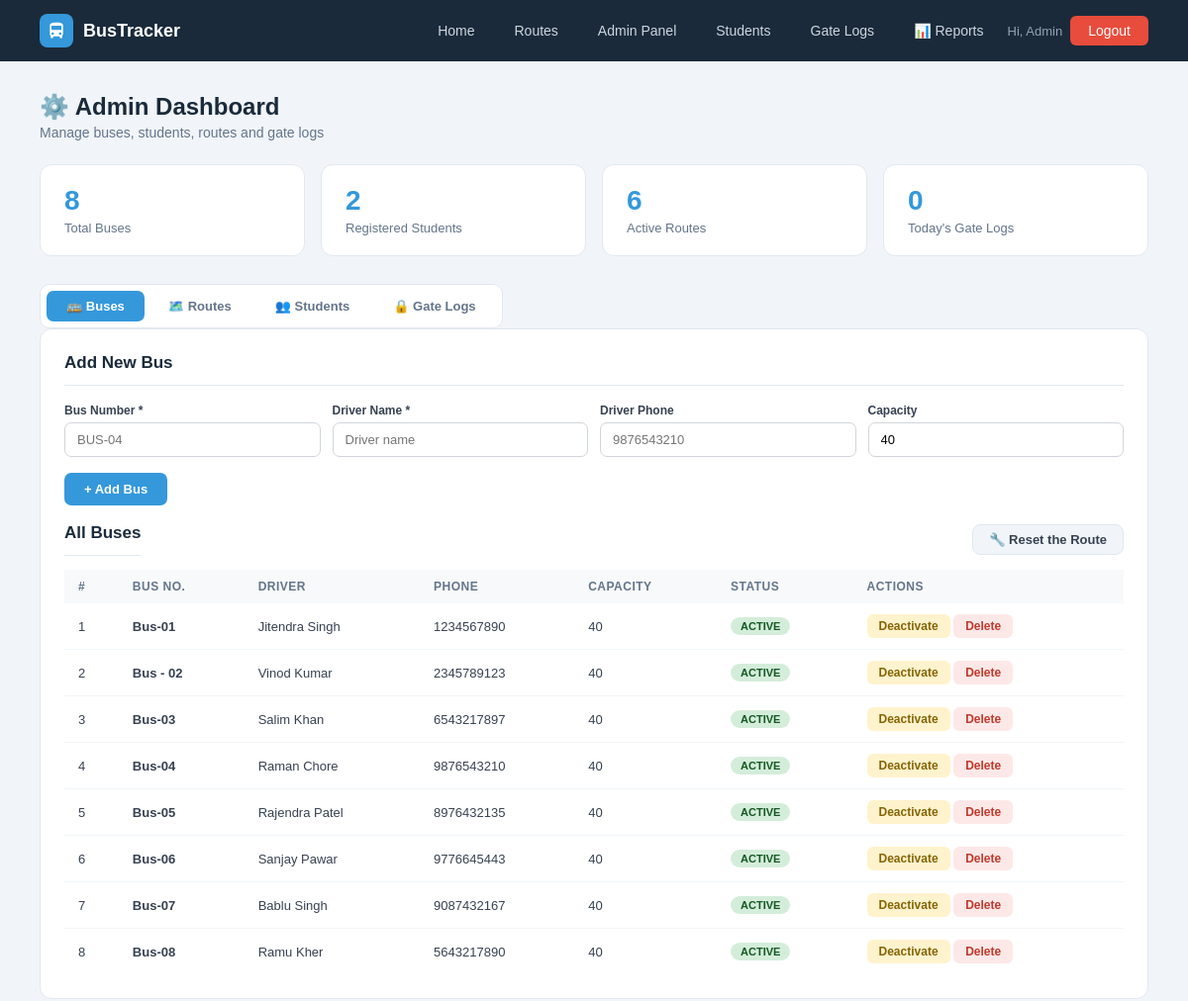
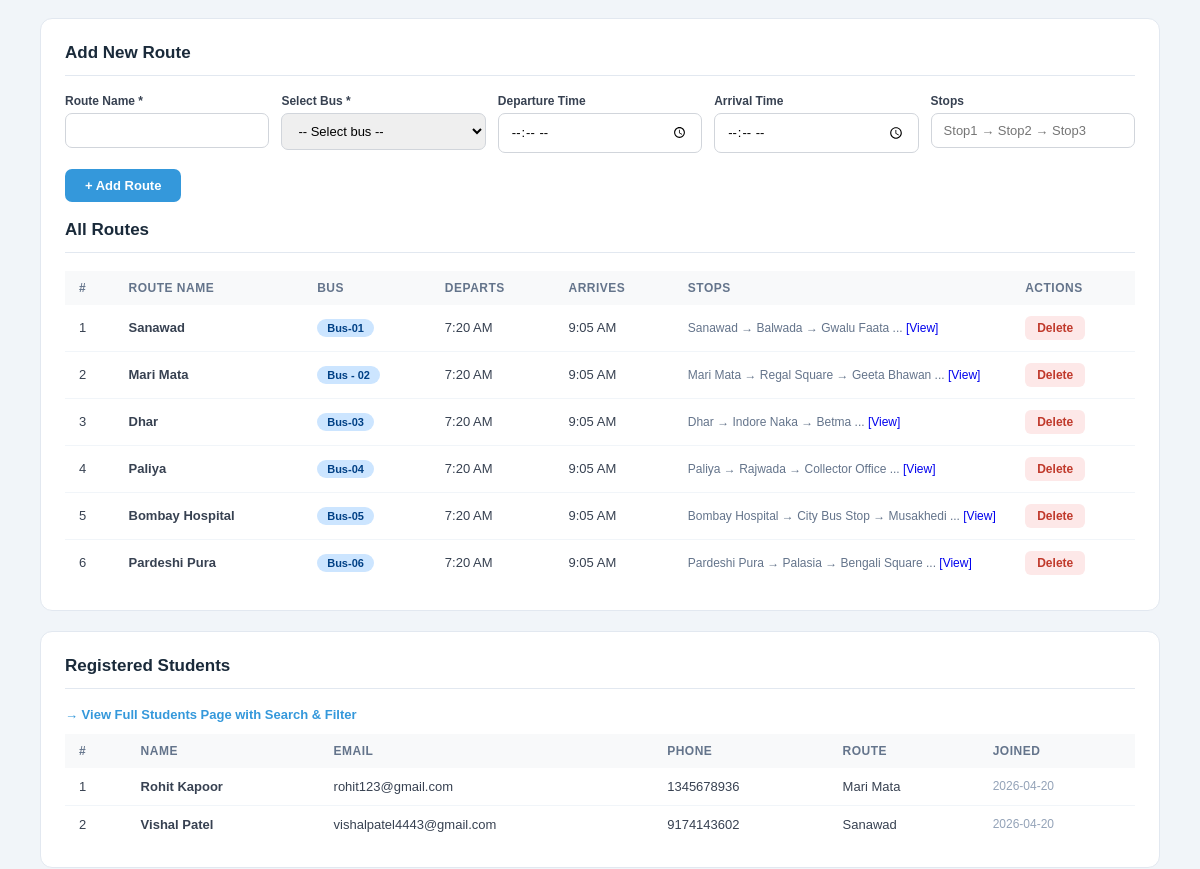
Page /admin (signed in, upper part) on the earlier database version (2 pictures, top to bottom).
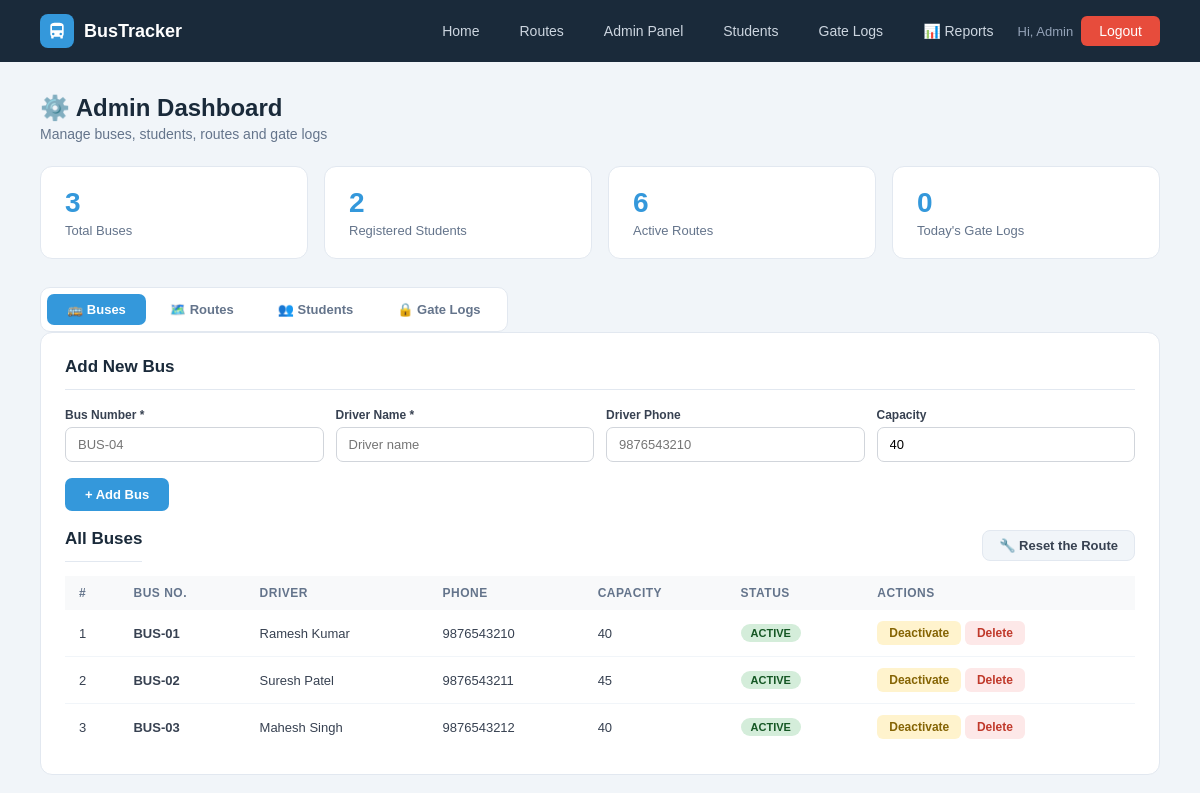
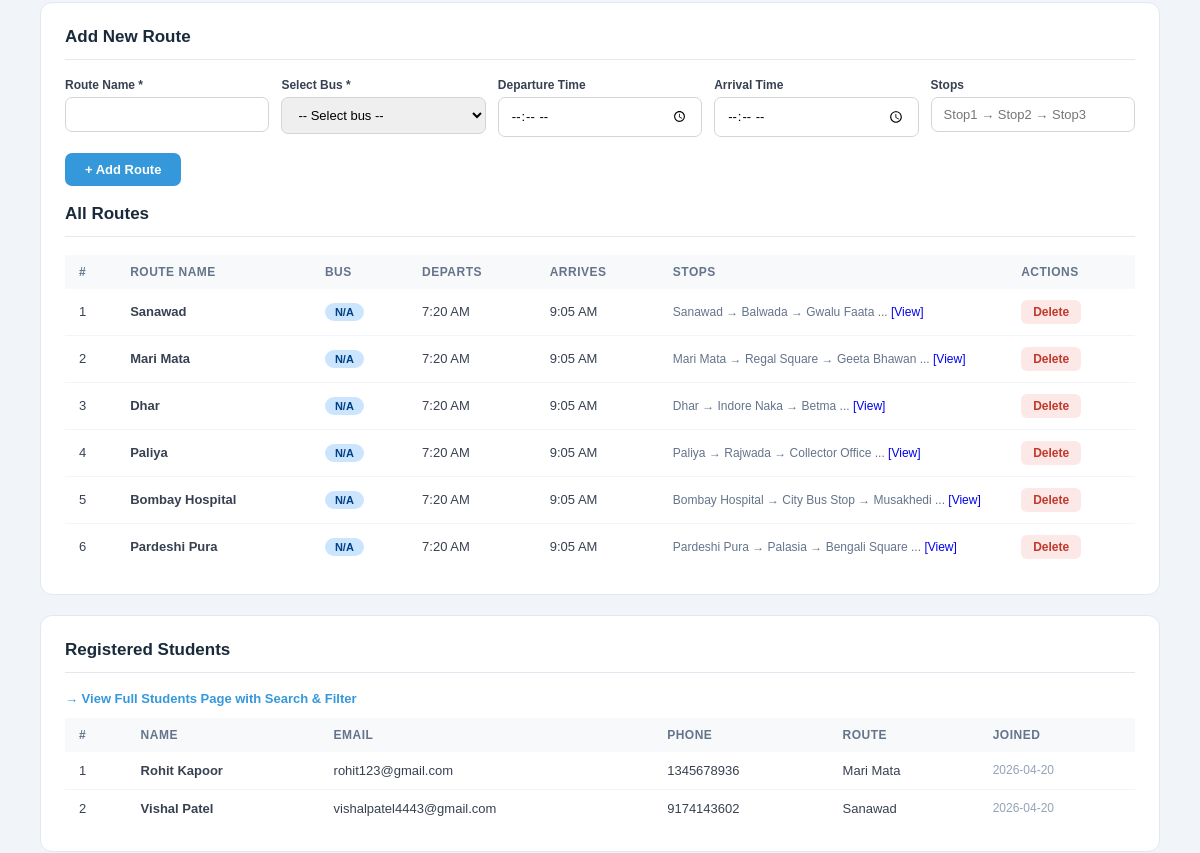
Same page on the later database version (2 pictures, top to bottom).
### tables this page shows
CREATE TABLE buses (
        id INTEGER PRIMARY KEY AUTOINCREMENT,
        bus_number TEXT UNIQUE NOT NULL, driver_name TEXT NOT NULL,
        driver_phone TEXT, capacity INTEGER DEFAULT 40,
        status TEXT DEFAULT 'active',
        current_lat REAL DEFAULT 22.7196, current_lng REAL DEFAULT 75.8577);

CREATE TABLE routes (
        id INTEGER PRIMARY KEY AUTOINCREMENT,
        route_name TEXT NOT NULL, bus_id INTEGER,
        start_point TEXT, end_point TEXT,
        departure_time TEXT, arrival_time TEXT, stops TEXT, original_bus_id INTEGER,
        FOREIGN KEY(bus_id) REFERENCES buses(id));

CREATE TABLE users (
        id INTEGER PRIMARY KEY AUTOINCREMENT,
        name TEXT NOT NULL, email TEXT UNIQUE NOT NULL,
        password TEXT NOT NULL, role TEXT DEFAULT 'student',
        phone TEXT, route_id INTEGER,
        created_at TIMESTAMP DEFAULT CURRENT_TIMESTAMP);

### app.py (the view)
@app.route('/admin')
@admin_required
def admin_dashboard():
    db = get_db()
    buses    = db.execute("SELECT * FROM buses").fetchall()
    students = db.execute('''SELECT u.*,r.route_name FROM users u
                             LEFT JOIN routes r ON u.route_id=r.id
                             WHERE u.role='student' ORDER BY u.created_at DESC''').fetchall()
    routes   = db.execute("SELECT r.*,b.bus_number FROM routes r LEFT JOIN buses b ON r.bus_id=b.id").fetchall()
    logs     = db.execute("SELECT * FROM gate_logs ORDER BY log_time DESC LIMIT 15").fetchall()
    stats = dict(
        total_buses=db.execute("SELECT COUNT(*) FROM buses").fetchone()[0],
        total_students=db.execute("SELECT COUNT(*) FROM users WHERE role='student'").fetchone()[0],
        total_routes=db.execute("SELECT COUNT(*) FROM routes").fetchone()[0],
        today_logs=db.execute("SELECT COUNT(*) FROM gate_logs WHERE DATE(log_time)=DATE('now')").fetchone()[0])
    db.close(); return render_template('admin.html', buses=buses, students=students, routes=routes, logs=logs, stats=stats)

### templates/admin.html (shortened to what this page needs)
{% extends "base.html" %}
{% block content %}
<div class="page">
    <div class="page-header">
        <div style="display:flex;gap:12px;align-items:flex-start;flex-wrap:wrap;justify-content:space-between;">
            <div>
                <h1>⚙️ Admin Dashboard</h1>
                <p>Manage buses, students, routes and gate logs</p>
            </div>
        </div>
    </div>
    <div class="stat-cards">
        <div class="stat-card"><div class="num">{{ stats.total_buses }}</div><div class="lbl">Total Buses</div></div>
        <div class="stat-card"><div class="num">{{ stats.total_students }}</div><div class="lbl">Registered Students</div></div>
        <div class="stat-card"><div class="num">{{ stats.total_routes }}</div><div class="lbl">Active Routes</div></div>
        <div class="stat-card"><div class="num">{{ stats.today_logs }}</div><div class="lbl">Today's Gate Logs</div></div>
    </div>
    <div class="tab-wrap">
        <div class="tab-labels">
            <label for="tab-buses">🚌 Buses</label>
            <label for="tab-routes">🗺️ Routes</label>
            <label for="tab-students">👥 Students</label>
            <label for="tab-logs">🔒 Gate Logs</label>
        </div>
        <div class="tab-contents">
            <div class="panel" id="content-buses">
                <h2>Add New Bus</h2>
                <form method="POST" action="{{ url_for('add_bus') }}">
                    <div class="form-row">
                        <div class="fg"><label>Bus Number *</label><input type="text" name="bus_number" placeholder="BUS-04" required></div>
                        <div class="fg"><label>Driver Name *</label><input type="text" name="driver_name" placeholder="Driver name" required></div>
                        <div class="fg"><label>Driver Phone</label><input type="tel" name="driver_phone" placeholder="9876543210" maxlength="10"></div>
                        <div class="fg"><label>Capacity</label><input type="number" name="capacity" value="40" min="10" max="60"></div>
                    </div>
                    <button type="submit" class="btn-add">+ Add Bus</button>
                </form>
                <br>
                <div style="display:flex;align-items:center;justify-content:space-between;margin-bottom:14px;">
                    <h2 style="margin:0;">All Buses</h2>
                    <a href="{{ url_for('fix_routes') }}"
                       onclick="return confirm('Are you sure you want to restore all routes to their original buses?')"
                       style="background:#f1f5f9;color:#374151;padding:7px 16px;border-radius:8px;font-size:13px;font-weight:600;text-decoration:none;border:1px solid #e2e8f0;">
                       🔧 Reset the Route
                    </a>
                </div>
                <table>
                    <thead><tr><th>#</th><th>Bus No.</th><th>Driver</th><th>Phone</th><th>Capacity</th><th>Status</th><th>Actions</th></tr></thead>
                    <tbody>
                    {% for b in buses %}
                    <tr>
                        <td>{{ loop.index }}</td>
                        <td><b>{{ b.bus_number }}</b></td>
                        <td>{{ b.driver_name }}</td>
                        <td>{{ b.driver_phone or '—' }}</td>
                        <td>{{ b.capacity }}</td>
                        <td><span class="badge {{ 'badge-green' if b.status=='active' else 'badge-red' }}">{{ b.status.upper() }}</span></td>
                        <td>
                            {% if b.status == 'active' %}
                            <a href="{{ url_for('bus_status', bid=b.id, status='inactive') }}" class="btn-sm btn-warning">Deactivate</a>
                            {% else %}
                            <a href="{{ url_for('bus_status', bid=b.id, status='active') }}" class="btn-sm btn-success">Activate</a>
                            {% endif %}
                            <a href="{{ url_for('delete_bus', bid=b.id) }}" class="btn-sm btn-danger">Delete</a>
                        </td>
                    </tr>
                    {% else %}
                    <tr><td colspan="7" style="text-align:center;color:#94a3b8;padding:24px">No buses found.</td></tr>
                    {% endfor %}
                    </tbody>
                </table>
            </div>
           <div class="panel" id="content-routes">
             <h2>Add New Route</h2>
             <form method="POST" action="{{ url_for('add_route') }}">
                <div class="form-row">
                    <div class="fg">
                        <label>Route Name *</label>
                        <input type="text" name="route_name" required>
                    </div>
                    <div class="fg">
                        <label>Select Bus *</label>
                        <select name="bus_id" required>
                            <option value="">-- Select bus --</option>
                        </select>
                    </div>
                    <div class="fg">
                        <label>Departure Time</label>
                        <input type="time" name="departure_time">
                    </div>
                    <div class="fg">
                        <label>Arrival Time</label>
                        <input type="time" name="arrival_time">
                    </div>
                    <div class="fg" style="width:100%">
                        <label>Stops</label>
                        <input type="text" name="stops" placeholder="Stop1 → Stop2 → Stop3">
                    </div>
                </div>
                <button type="submit" class="btn-add">+ Add Route</button>
            </form>
            <br>
             <h2>All Routes</h2>
             <table>
                <thead>
                    <tr>
                        <th>#</th>
                        <th>Route Name</th>
                        <th>Bus</th>
                        <th>Departs</th>
                        <th>Arrives</th>
                        <th>Stops</th>
                        <th>Actions</th>
                    </tr>
                </thead>
                <tbody>
                    {% for r in routes %}
                    <tr>
                        <td>{{ loop.index }}</td>
                        <td><b>{{ r.route_name }}</b></td>
                        <td><span class="badge badge-blue">{{ r.bus_number or 'N/A' }}</span></td>
                        <td>
                            {% if r.departure_time %}
                                {{ (r.departure_time[:2]|int % 12 or 12) }}:{{ r.departure_time[3:] }}
                                {{ 'AM' if r.departure_time[:2]|int < 12 else 'PM' }}
                            {% else %}
                                 —
                            {% endif %}
                        </td>
                        <td>
                            {% if r.arrival_time %}
                                {{ (r.arrival_time[:2]|int % 12 or 12) }}:{{ r.arrival_time[3:] }}
                                {{ 'AM' if r.arrival_time[:2]|int < 12 else 'PM' }}
                            {% else %}
                               —
                            {% endif %}
                        </td>
                        <td style="max-width:240px;font-size:12px;color:#64748b">
                        {% if r.stops %}
                        {% set stop_list = r.stops.replace(',','→').split('→') %}
                        {{ stop_list[0].strip() }}
                        {% if stop_list|length > 1 %} → {{ stop_list[1].strip() }}{% endif %}
                        {% if stop_list|length > 2 %} → {{ stop_list[2].strip() }}{% endif %}
                        {% if stop_list|length > 3 %}
                            ...
                            <a href="#" onclick="alert(`{{ r.stops }}`)">[View]</a>
                        {% endif %}
                {% else %}
                    —
                {% endif %}
            </td>
            <td>
                <a href="{{ url_for('delete_route', rid=r.id) }}"
                   onclick="return confirm('Are you sure you want to delete this route?')"
                   class="btn-sm btn-danger">
                   Delete
                </a>
            </td>
        </tr>
        {% else %}
        <tr>
            <td colspan="7" style="text-align:center;color:#94a3b8;padding:24px">
                No routes found.
            </td>
        </tr>
        {% endfor %}
        </tbody>
    </table>
</div>
            <div class="panel" id="content-students">
                <h2>Registered Students</h2>
                <p style="font-size:13px;color:#64748b;margin-bottom:12px">
                    <a href="{{ url_for('students_list') }}" style="color:#3498db;font-weight:bold">→ View Full Students Page with Search &amp; Filter</a>
                </p>
                <table>
                    <thead><tr><th>#</th><th>Name</th><th>Email</th><th>Phone</th><th>Route</th><th>Joined</th></tr></thead>
                    <tbody>
                    {% for s in students[:10] %}
                    <tr>
                        <td>{{ loop.index }}</td>
                        <td><b>{{ s.name }}</b></td>
                        <td>{{ s.email }}</td>
                        <td>{{ s.phone or '—' }}</td>
                        <td>{{ s.route_name or '—' }}</td>
                        <td style="font-size:12px;color:#94a3b8">{{ s.created_at[:10] if s.created_at else '—' }}</td>
                    </tr>
                    {% else %}
                    <tr><td colspan="6" style="text-align:center;color:#94a3b8;padding:24px">No students registered.</td></tr>
                    {% endfor %}
                    </tbody>
                </table>
            </div>
        </div>
    </div>
</div>
{% endblock %}

### templates/base.html (shortened to what this page needs)
<!DOCTYPE html>
<html lang="en">
<head>
    <link rel="stylesheet" href="{{ url_for('static', filename='css/style.css') }}">
</head>
<body>
<nav>
    <div class="nav-logo">
        <div class="nav-logo-icon">
            <svg viewBox="0 0 24 24"><path d="M4 16c0 .88.39 1.67 1 2.22V20a1 1 0 001 1h1a1 1 0 001-1v-1h8v1a1 1 0 001 1h1a1 1 0 001-1v-1.78c.61-.55 1-1.34 1-2.22V6c0-3.5-3.58-4-8-4S4 2.5 4 6v10zm3.5 1a1.5 1.5 0 110-3 1.5 1.5 0 010 3zm9 0a1.5 1.5 0 110-3 1.5 1.5 0 010 3zM6 6h12v5H6V6z"/></svg>
        </div>
        <span>BusTracker</span>
    </div>
    <div class="nav-links">
        <a href="{{ url_for('home') }}">Home</a>
        <a href="{{ url_for('routes_page') }}">Routes</a>
        {% if 'admin' in session or 'student' in session %}
            {% if 'admin' in session %}
                <a href="{{ url_for('admin_dashboard') }}">Admin Panel</a>
                <a href="{{ url_for('students_list') }}">Students</a>
                <a href="{{ url_for('gate_logs_page') }}">Gate Logs</a>
                <a href="{{ url_for('admin_reports') }}">📊 Reports</a>
            {% endif %}
            <span style="color:#94a3b8;font-size:13px">
                Hi,
                {% if 'admin' in session %}
                {{ session['admin']['name'] }}
                {% else %}
                {{ session['student']['name'] }}
                {% endif %}
            </span>
            {% if 'admin' in session %}
            <a href="/logout/admin" class="btn-danger">Logout</a>
            {% else %}
            <a href="/logout/student" class="btn-danger">Logout</a>
            {% endif %}
        {% endif %}
    </div>
</nav>
{% block content %}{% endblock %}
</body>
</html>

Differences in the rows shown:
removed buses: bus_number "Bus-01", driver_name "Jitendra Singh", driver_phone "1234567890", capacity "40", status "ACTIVE"
removed buses: bus_number "Bus - 02", driver_name "Vinod Kumar", driver_phone "2345789123", capacity "40", status "ACTIVE"
removed buses: bus_number "Bus-03", driver_name "Salim Khan", driver_phone "6543217897", capacity "40", status "ACTIVE"
removed buses: bus_number "Bus-04", driver_name "Raman Chore", driver_phone "9876543210", capacity "40", status "ACTIVE"
removed buses: bus_number "Bus-05", driver_name "Rajendra Patel", driver_phone "8976432135", capacity "40", status "ACTIVE"
removed buses: bus_number "Bus-06", driver_name "Sanjay Pawar", driver_phone "9776645443", capacity "40", status "ACTIVE"
removed buses: bus_number "Bus-07", driver_name "Bablu Singh", driver_phone "9087432167", capacity "40", status "ACTIVE"
removed buses: bus_number "Bus-08", driver_name "Ramu Kher", driver_phone "5643217890", capacity "40", status "ACTIVE"
added buses: bus_number "BUS-01", driver_name "Ramesh Kumar", driver_phone "9876543210", capacity "40", status "ACTIVE"
added buses: bus_number "BUS-02", driver_name "Suresh Patel", driver_phone "9876543211", capacity "45", status "ACTIVE"
added buses: bus_number "BUS-03", driver_name "Mahesh Singh", driver_phone "9876543212", capacity "40", status "ACTIVE"
computed for routes "Sanawad": bus_number "Bus-01" → "N/A"
computed for routes "Mari Mata": bus_number "Bus - 02" → "N/A"
computed for routes "Dhar": bus_number "Bus-03" → "N/A"
computed for routes "Paliya": bus_number "Bus-04" → "N/A"
computed for routes "Bombay Hospital": bus_number "Bus-05" → "N/A"
computed for routes "Pardeshi Pura": bus_number "Bus-06" → "N/A"
Other differences:
{{ stats.total_buses }}: "8" → "3"
